Frame 1 (no input): blank canvas, image omitted
Frame 60 (the mouse pressed at the canvas centre just before this capture): blank canvas, image omitted
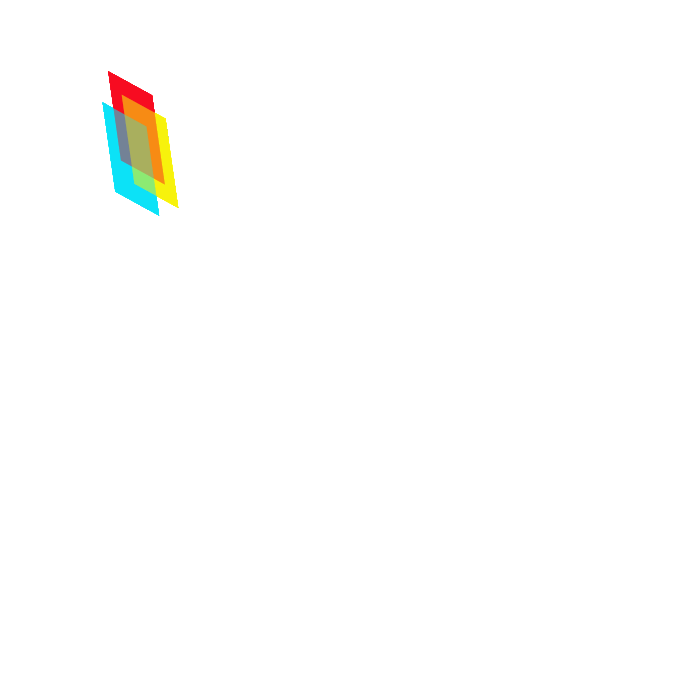
Frame 120 (the mouse held since frame 60 and released just before this capture)

The Processing sketch whose frames 1 and 60 were blank and that drew this single picture after the mouse press (run headless with seeded random() and noise(); from frame 60 on, the mouse is pressed at the canvas centre):

// Processing sketch: processing_86656
// ── processing_86656.pde

void setup()
{
// taille
size(700,700);
background(255);
}
 
void draw()
{
 
// Toujours centrer
// translate(width/2, height/2);
 
if (mousePressed) {
// option de tourner sur soi meme la forme
 
pushMatrix();
noStroke();

translate(mouseX,mouseY);
rotate(3);
rotate(radians(-90));
translate(-340, 120);
noStroke();
fill(247, 12, 32, 50);
quad(60, 40, 150, 40, 120, 80, 30, 80);


translate(30,10);
fill(12, 226, 247, 50);
quad(60, 40, 150, 40, 120, 80, 30, 80);

translate(-5, -20);
fill(247, 240, 12, 50);
quad(60, 40, 150, 40, 120, 80, 30, 80);



 
popMatrix();
 
}
}
